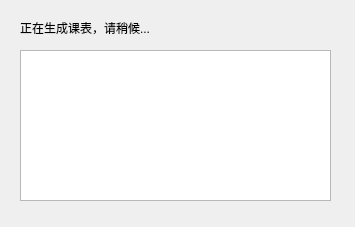
<?xml version="1.0" encoding="UTF-8"?>
<ui version="4.0">
 <class>Loading</class>
 <widget class="QDialog" name="Loading">
  <property name="geometry">
   <rect>
    <x>0</x>
    <y>0</y>
    <width>355</width>
    <height>227</height>
   </rect>
  </property>
  <property name="windowTitle">
   <string>Dialog</string>
  </property>
  <widget class="QLabel" name="label">
   <property name="geometry">
    <rect>
     <x>20</x>
     <y>20</y>
     <width>201</width>
     <height>16</height>
    </rect>
   </property>
   <property name="text">
    <string>正在生成课表，请稍候...</string>
   </property>
  </widget>
  <widget class="QTextBrowser" name="textBrowser">
   <property name="geometry">
    <rect>
     <x>20</x>
     <y>50</y>
     <width>311</width>
     <height>151</height>
    </rect>
   </property>
  </widget>
 </widget>
 <resources/>
 <connections/>
</ui>
